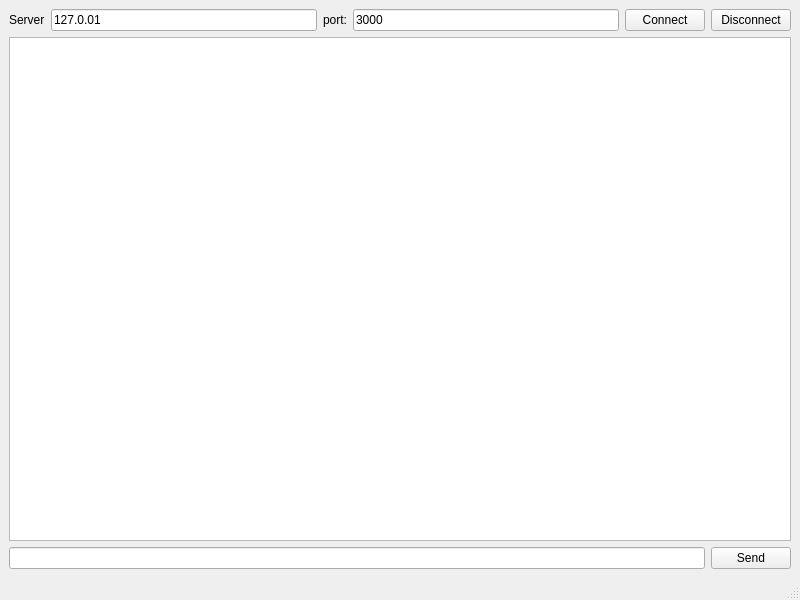
<?xml version="1.0" encoding="UTF-8"?>
<ui version="4.0">
 <class>MainWindow</class>
 <widget class="QMainWindow" name="MainWindow">
  <property name="geometry">
   <rect>
    <x>0</x>
    <y>0</y>
    <width>800</width>
    <height>600</height>
   </rect>
  </property>
  <property name="windowTitle">
   <string>MainWindow</string>
  </property>
  <widget class="QWidget" name="centralwidget">
   <layout class="QVBoxLayout" name="verticalLayout">
    <item>
     <layout class="QHBoxLayout" name="horizontalLayout">
      <item>
       <widget class="QLabel" name="label">
        <property name="text">
         <string>Server</string>
        </property>
       </widget>
      </item>
      <item>
       <widget class="QLineEdit" name="txtServer">
        <property name="text">
         <string>127.0.01</string>
        </property>
       </widget>
      </item>
      <item>
       <widget class="QLabel" name="label_2">
        <property name="text">
         <string>port:</string>
        </property>
       </widget>
      </item>
      <item>
       <widget class="QLineEdit" name="txtPort">
        <property name="text">
         <string>3000</string>
        </property>
       </widget>
      </item>
      <item>
       <widget class="QPushButton" name="btnConnect">
        <property name="text">
         <string>Connect</string>
        </property>
       </widget>
      </item>
      <item>
       <widget class="QPushButton" name="btnDisconnect">
        <property name="text">
         <string>Disconnect</string>
        </property>
       </widget>
      </item>
     </layout>
    </item>
    <item>
     <widget class="QListView" name="listView"/>
    </item>
    <item>
     <layout class="QHBoxLayout" name="horizontalLayout_2">
      <item>
       <widget class="QLineEdit" name="txtMessage"/>
      </item>
      <item>
       <widget class="QPushButton" name="btnSend">
        <property name="text">
         <string>Send</string>
        </property>
       </widget>
      </item>
     </layout>
    </item>
   </layout>
  </widget>
  <widget class="QMenuBar" name="menubar">
   <property name="geometry">
    <rect>
     <x>0</x>
     <y>0</y>
     <width>800</width>
     <height>21</height>
    </rect>
   </property>
  </widget>
  <widget class="QStatusBar" name="statusbar"/>
 </widget>
 <resources/>
 <connections/>
</ui>
